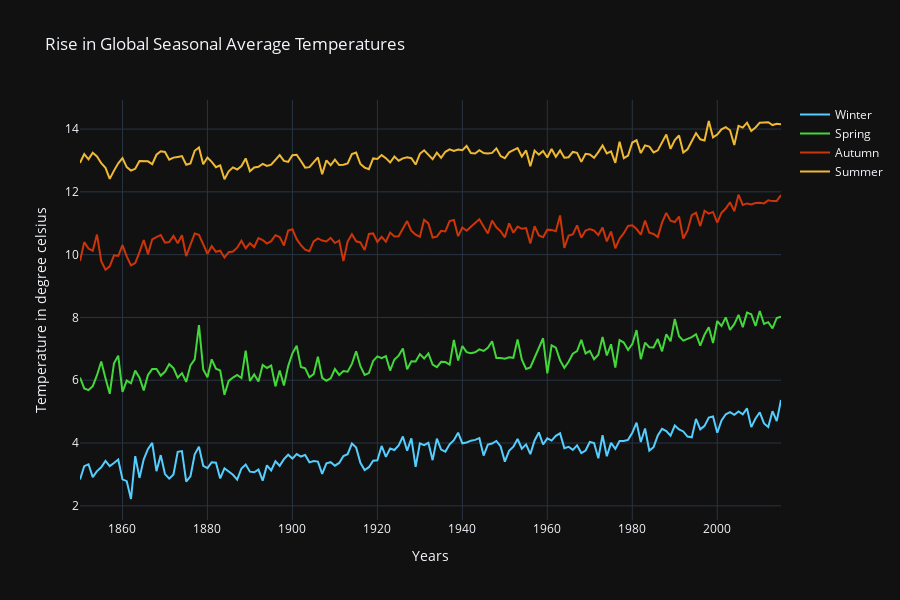

The notebook cell this image was saved under:
### Markdown cell above
The first choropleth map shows the average temperature from 1900 to 1999 and the second is from 2000 to 2013, showing increase in the average global temperatures of the two centuries: <br>
<br>
<b>India->....1900-1999: 24.22......2000-2013: 24.75<br></b>
China->....1900-1999: 6.91.......2000-2013: 7.77<br>
<b>Russia->...1900-1999: -5.14......2000-2013: -3.81<br></b>
<b>US->.......1900-1999: 8.93.......2000-2013: 9.83<br></b>
UK->.......1900-1999: 8.75.......2000-2013: 9.48<br>
Brazil->...1900-1999: 25.06......2000-2013: 25.57<br>
Australia->1900-1999: 21.87......2000-2013: 22.20<br>
Japan->....1900-1999: 12.32......2000-2013: 12.90<br>
<b>Canada->....1900-1999: -4.74......2000-2013: -3.40<br></b>

### Code cell
gt["Year"] = pd.DatetimeIndex(gt['Date']).year
gt["Month"] = pd.DatetimeIndex(gt['Date']).month
gt['Month'] = gt['Month'].astype(str) 
gt.loc[gt['Month']=='1','Month'] = 'January'
gt.loc[gt['Month']=='2','Month'] = 'February'
gt.loc[gt['Month']=='3','Month'] = 'March'
gt.loc[gt['Month']=='4','Month'] = 'April'
gt.loc[gt['Month']=='5','Month'] = 'May'
gt.loc[gt['Month']=='6','Month'] = 'June'
gt.loc[gt['Month']=='7','Month'] = 'July'
gt.loc[gt['Month']=='8','Month'] = 'August'
gt.loc[gt['Month']=='9','Month'] = 'September'
gt.loc[gt['Month']=='10','Month'] = 'October'
gt.loc[gt['Month']=='11','Month'] = 'November'
gt.loc[gt['Month']=='12','Month'] = 'December'
year_month = gt.groupby(by = ['Year','Month']).mean().reset_index()

month_season = {
    "January": "Winter",
    "February": "Winter",
    "March": "Spring",
    "April": "Spring",
    "May": "Summer",
    "June": "Summer",
    "July": "Summer",
    "August": "Summer",
    "September": "Autumn",
    "October": "Autumn",
    "November": "Winter",
    "December": "Winter"}

gt['Season'] = ''

for month, season in month_season.items():
    gt.loc[gt['Month'] == month, 'Season'] = season

year_season = gt.groupby(by = ['Year','Season']).mean().reset_index()

Winter = year_season.loc[year_season['Season'] == 'Winter',:]
Spring = year_season.loc[year_season['Season'] == 'Spring',:]
Summer = year_season.loc[year_season['Season'] == 'Summer',:]
Autumn = year_season.loc[year_season['Season'] == 'Autumn',:]

fig33 = go.Figure()
for template in ["plotly_dark"]:
    fig33.add_trace(go.Scatter(x=Winter['Year'], y=Winter['LandAverageTemperature'],
                    mode='lines',
                    #stackgroup='one',
                    name='Winter',
                    marker_color='#54CDFF'))
    fig33.add_trace(go.Scatter(x=Spring['Year'], y=Spring['LandAverageTemperature'],
                    mode='lines',
                    #stackgroup='one',
                    name='Spring',
                    marker_color='#43D73B'))
    fig33.add_trace(go.Scatter(x=Autumn['Year'], y=Autumn['LandAverageTemperature'],
                    mode='lines',
                    #stackgroup='one',
                    name='Autumn',
                    marker_color='#CD3509'))
    fig33.add_trace(go.Scatter(x=Summer['Year'], y=Summer['LandAverageTemperature'],
                    mode='lines',
                    #stackgroup='one',
                    name='Summer',
                    marker_color='#EFB932'))

    fig33.update_layout(
    height=600,
    xaxis_title="Years",
    yaxis_title='Temperature in degree celsius',
    title_text='Rise in Global Seasonal Average Temperatures',
    template=template)

fig33.show()

hide_toggle()

### Figure 1 — Plotly figure (JSON) as saved in the notebook; plotly's stock layout.template omitted (floating-point values rounded to 4 significant figures; data arrays with more than 128 entries replaced by an {"elided": "..."} marker saying what was removed)
{"data": [{"marker": {"color": "#54CDFF"}, "mode": "lines", "name": "Winter", "type": "scatter", "x": {"elided": "166 int values"}, "y": {"elided": "166 float values"}}, {"marker": {"color": "#43D73B"}, "mode": "lines", "name": "Spring", "type": "scatter", "x": {"elided": "166 int values"}, "y": {"elided": "166 float values"}}, {"marker": {"color": "#CD3509"}, "mode": "lines", "name": "Autumn", "type": "scatter", "x": {"elided": "166 int values"}, "y": {"elided": "166 float values"}}, {"marker": {"color": "#EFB932"}, "mode": "lines", "name": "Summer", "type": "scatter", "x": {"elided": "166 int values"}, "y": {"elided": "166 float values"}}], "layout": {"height": 600, "title": {"text": "Rise in Global Seasonal Average Temperatures"}, "xaxis": {"title": {"text": "Years"}}, "yaxis": {"title": {"text": "Temperature in degree celsius"}}}}
